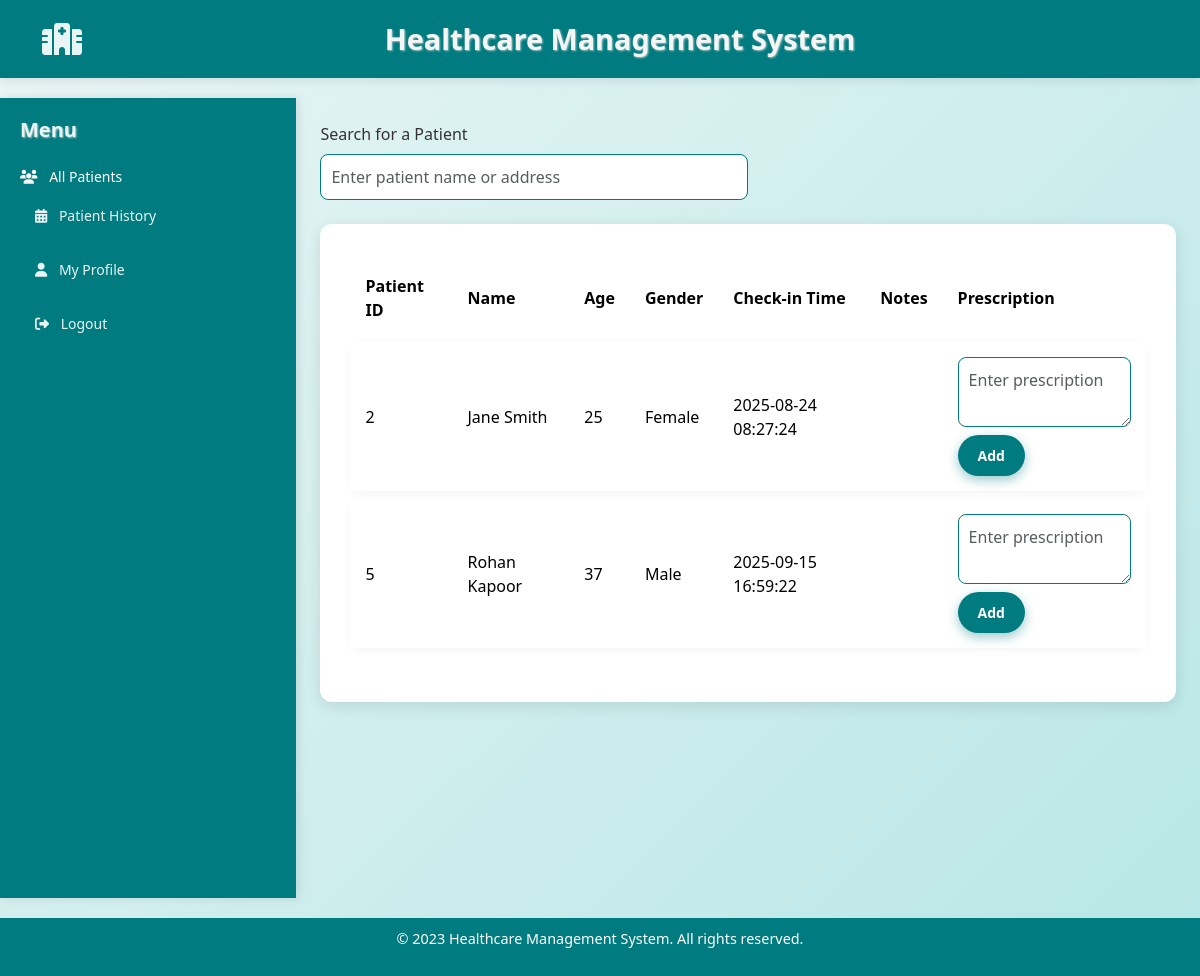
Page /docpro (signed in) on the committed database.
### models.py (models this page shows)
class Patientin(db.Model):
    id = db.Column(db.Integer, primary_key=True)
    patient_id = db.Column(db.Integer, db.ForeignKey('patient.id'), nullable=False)
    check_in_time = db.Column(db.DateTime, default=without_microseconds)
    notes = db.Column(db.String(255))

class Patient(db.Model):
    id = db.Column(db.Integer, primary_key=True)
    name = db.Column(db.String(100), nullable=False)
    gender = db.Column(db.String, nullable=False)
    age = db.Column(db.Integer, nullable=False)
    phone = db.Column(db.Integer, nullable=False)
    address = db.Column(db.String, nullable=False)
    department = db.Column(db.String, nullable=False)

### app.py (the view)
@app.route("/docpro")
@login_required
def docpro ():
    patients = db.session.query(Patientin, Patient).join(Patient, Patientin.patient_id == Patient.id).filter(Patient.department == current_user.department).all()
    return render_template("docpage.html",patients=patients)

### app.py (called while the page is built)
@login.user_loader
def load_user(user_id):
    try:
        return Doctor.query.get(int(user_id))
    except Exception as e:
        logger.error(f"Error loading user {user_id}: {e}")
        return None

### templates/docpage.html (shortened to what this page needs)
{% extends 'base.html' %}
{% block content %}
    <div class="d-flex">
        <nav class="sidebar">
            <h5 class="mb-4">Menu</h5>
            <ul class="nav flex-column">
                <li class="nav-item mb-2"><i class="fas fa-users me-2"></i> All Patients</li>
                <li class="nav-item mb-2">
                    <a href="{{ url_for('docdrughistory') }}" class="nav-link">
                        <i class="fas fa-calendar-alt me-2"></i> Patient History
                    </a>
                </li>
                <li class="nav-item mb-2">
                    <a href="{{ url_for('docprofile') }}" class="nav-link">
                        <i class="fas fa-user me-2"></i> My Profile
                    </a>
                </li>
                <li class="nav-item mb-2">
                    <a href="{{ url_for('logout') }}" class="nav-link">
                        <i class="fas fa-sign-out-alt me-2"></i> Logout
                    </a>
                </li>
            </ul>
        </nav>
        <div class="flex-grow-1 p-4">
            <div class="d-flex justify-content-between align-items-center mb-4">
                <div class="w-50">
                    <label class="form-label">Search for a Patient</label>
                    <input type="text" id="searchInput" class="form-control" placeholder="Enter patient name or address">
                </div>
            </div>
            <div class="container-fluid">
                <table class="table">
                    <thead>
                        <tr>
                            <th>Patient ID</th>
                            <th>Name</th>
                            <th>Age</th>
                            <th>Gender</th>
                            <th>Check-in Time</th>
                            <th>Notes</th>
                            <th>Prescription</th>
                        </tr>
                    </thead>
                    <tbody>
                        {% for patientin, patient in patients %}
                        <tr>
                            <td>{{ patient.id }}</td>
                            <td>{{ patient.name }}</td>
                            <td>{{ patient.age }}</td>
                            <td>{{ patient.gender }}</td>
                            <td>{{ patientin.check_in_time.strftime('%Y-%m-%d %H:%M:%S') }}</td>
                            <td>{{ patientin.notes }}</td>
                            <td>
                                <form action="{{ url_for('add_prescription') }}" method="POST">
                                    <textarea name="prescription_text" rows="2" cols="20" placeholder="Enter prescription" class="form-control mb-2"></textarea>
                                    <button type="submit" class="btn btn-primary btn-sm">Add</button>
                                </form>
                            </td>
                        </tr>
                        {% endfor %}
                    </tbody>
                </table>
            </div>
        </div>
    </div>
{% endblock %}

### static/style.css (style rules this page uses)
body { background-color: #f8f9fa; font-family: 'Segoe UI', sans-serif; }
.sidebar { width: 330px; }
.sidebar .nav-item { cursor: pointer; font-size: 14px; }
.table td, .table th { vertical-align: middle; }

### templates/base.html (style rules this page uses)
body { background: linear-gradient(135deg, #e9f5f5 0%, #b8e6e6 100%); font-family: 'Segoe UI', Tahoma, Geneva, Verdana, sans-serif; color: #333; margin: 0; padding: 0; min-height: 100vh; display: flex; flex-direction: column; }
h1, h2, h3, h4, h5, h6 { color: #007b7f; font-weight: 700; text-shadow: 1px 1px 2px #a0c4c4; }
.container-fluid { max-width: 1200px; background: white; border-radius: 12px; box-shadow: 0 4px 15px rgba(0,0,0,0.1); padding: 30px; margin: 0 auto 20px auto; }
.sidebar { background-color: #007b7f; color: white; min-height: 100vh; padding: 20px; box-shadow: 2px 0 10px rgba(0,0,0,0.1); }
.sidebar h5 { color: #e9f5f5; font-weight: 600; margin-bottom: 20px; }
.sidebar .nav-link { color: #e9f5f5; font-weight: 500; padding: 10px 15px; border-radius: 8px; transition: background-color 0.3s ease; margin-bottom: 5px; }
.btn-primary { background-color: #007b7f; border: none; border-radius: 25px; padding: 10px 20px; font-weight: 600; box-shadow: 0 4px 12px rgba(0,123,127,0.4); transition: background-color 0.3s ease; }
.table { border-collapse: separate; border-spacing: 0 8px; width: 100%; }
.table thead tr { background-color: #007b7f; color: white; font-weight: 600; border-radius: 12px; }
.table thead th { padding: 12px 15px; text-align: left; border: none; }
.table tbody tr { background-color: #f0f8f8; border-radius: 12px; box-shadow: 0 2px 8px rgba(0,0,0,0.05); transition: background-color 0.3s ease; }
.table tbody td { padding: 15px; vertical-align: middle; font-size: 1rem; border: none; }
.form-control { border-radius: 8px; border: 1px solid #007b7f; padding: 10px; }

### rows in the picture
Patientin: id "2", name "Jane Smith", age "25", gender "Female", check_in_time "2025-08-24 08:27:24"
Patientin: id "5", name "Rohan Kapoor", age "37", gender "Male", check_in_time "2025-09-15 16:59:22"
